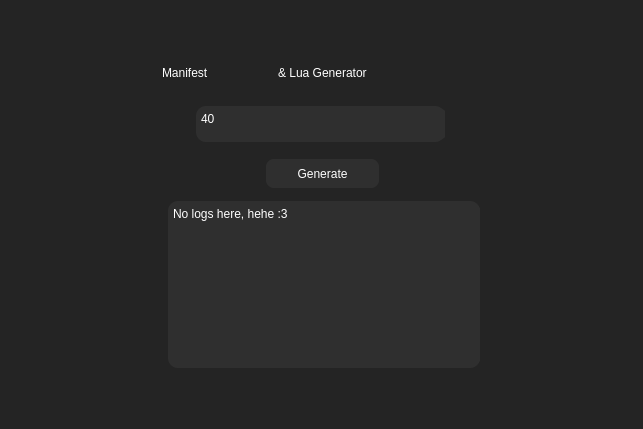
<?xml version="1.0" encoding="UTF-8"?>
<ui version="4.0">
 <class>Form</class>
 <widget class="QWidget" name="Form">
  <property name="geometry">
   <rect>
    <x>0</x>
    <y>0</y>
    <width>643</width>
    <height>429</height>
   </rect>
  </property>
  <property name="windowTitle">
   <string>Manifest Generator</string>
  </property>
  <property name="styleSheet">
   <string notr="true">background-color: rgb(36, 36, 36);</string>
  </property>
  <widget class="QLabel" name="label">
   <property name="geometry">
    <rect>
     <x>278</x>
     <y>39</y>
     <width>346</width>
     <height>68</height>
    </rect>
   </property>
   <property name="styleSheet">
    <string notr="true">color: white;
</string>
   </property>
   <property name="text">
    <string>&amp; Lua Generator</string>
   </property>
   <property name="alignment">
    <set>Qt::AlignLeading|Qt::AlignLeft|Qt::AlignVCenter</set>
   </property>
  </widget>
  <widget class="QFrame" name="frame">
   <property name="geometry">
    <rect>
     <x>196</x>
     <y>106</y>
     <width>249</width>
     <height>36</height>
    </rect>
   </property>
   <property name="styleSheet">
    <string notr="true">background-color:rgb(47, 47, 47);
border-radius: 10px</string>
   </property>
   <property name="frameShape">
    <enum>QFrame::StyledPanel</enum>
   </property>
   <property name="frameShadow">
    <enum>QFrame::Raised</enum>
   </property>
   <widget class="QPlainTextEdit" name="ID">
    <property name="geometry">
     <rect>
      <x>1</x>
      <y>2</y>
      <width>251</width>
      <height>32</height>
     </rect>
    </property>
    <property name="styleSheet">
     <string notr="true">color: white;
font: 63 13pt &quot;Segoe UI Semibold&quot;;</string>
    </property>
    <property name="inputMethodHints">
     <set>Qt::ImhDigitsOnly|Qt::ImhLatinOnly</set>
    </property>
    <property name="frameShadow">
     <enum>QFrame::Plain</enum>
    </property>
    <property name="lineWidth">
     <number>0</number>
    </property>
    <property name="documentTitle">
     <string/>
    </property>
    <property name="lineWrapMode">
     <enum>QPlainTextEdit::NoWrap</enum>
    </property>
    <property name="plainText">
     <string>40</string>
    </property>
    <property name="centerOnScroll">
     <bool>true</bool>
    </property>
    <property name="placeholderText">
     <string>Enter an app ID</string>
    </property>
   </widget>
  </widget>
  <widget class="QPushButton" name="Generate">
   <property name="geometry">
    <rect>
     <x>266</x>
     <y>159</y>
     <width>113</width>
     <height>29</height>
    </rect>
   </property>
   <property name="styleSheet">
    <string notr="true">QPushButton {
    background-color: rgb(47, 47, 47);
    border-radius: 8px;
    color: white;
	font: 63 11pt &quot;Segoe UI Semibold&quot;;
}
QPushButton:hover{
    background-color: rgb(40, 40, 40);
}</string>
   </property>
   <property name="text">
    <string>Generate</string>
   </property>
  </widget>
  <widget class="QFrame" name="frame_2">
   <property name="geometry">
    <rect>
     <x>168</x>
     <y>201</y>
     <width>312</width>
     <height>167</height>
    </rect>
   </property>
   <property name="styleSheet">
    <string notr="true">background-color:rgb(47, 47, 47);
border-radius: 10px</string>
   </property>
   <property name="frameShape">
    <enum>QFrame::StyledPanel</enum>
   </property>
   <property name="frameShadow">
    <enum>QFrame::Raised</enum>
   </property>
   <widget class="QPlainTextEdit" name="Logs">
    <property name="geometry">
     <rect>
      <x>1</x>
      <y>2</y>
      <width>312</width>
      <height>163</height>
     </rect>
    </property>
    <property name="styleSheet">
     <string notr="true">color: white;
font: 8pt &quot;MS Shell Dlg 2&quot;;</string>
    </property>
    <property name="inputMethodHints">
     <set>Qt::ImhNone</set>
    </property>
    <property name="frameShadow">
     <enum>QFrame::Plain</enum>
    </property>
    <property name="lineWidth">
     <number>0</number>
    </property>
    <property name="documentTitle">
     <string/>
    </property>
    <property name="lineWrapMode">
     <enum>QPlainTextEdit::NoWrap</enum>
    </property>
    <property name="readOnly">
     <bool>true</bool>
    </property>
    <property name="plainText">
     <string>No logs here, hehe :3</string>
    </property>
    <property name="centerOnScroll">
     <bool>true</bool>
    </property>
    <property name="placeholderText">
     <string>Enter an app ID</string>
    </property>
   </widget>
  </widget>
  <widget class="QLabel" name="label_2">
   <property name="geometry">
    <rect>
     <x>162</x>
     <y>39</y>
     <width>460</width>
     <height>68</height>
    </rect>
   </property>
   <property name="styleSheet">
    <string notr="true">color: qlineargradient(spread:pad, x1:0, y1:0, x2:1, y2:0, stop:0 rgb(238, 0, 255), stop:1 rgba(255, 255, 255, 255));
background: none</string>
   </property>
   <property name="text">
    <string>Manifest</string>
   </property>
   <property name="alignment">
    <set>Qt::AlignLeading|Qt::AlignLeft|Qt::AlignVCenter</set>
   </property>
  </widget>
 </widget>
 <resources/>
 <connections/>
</ui>
